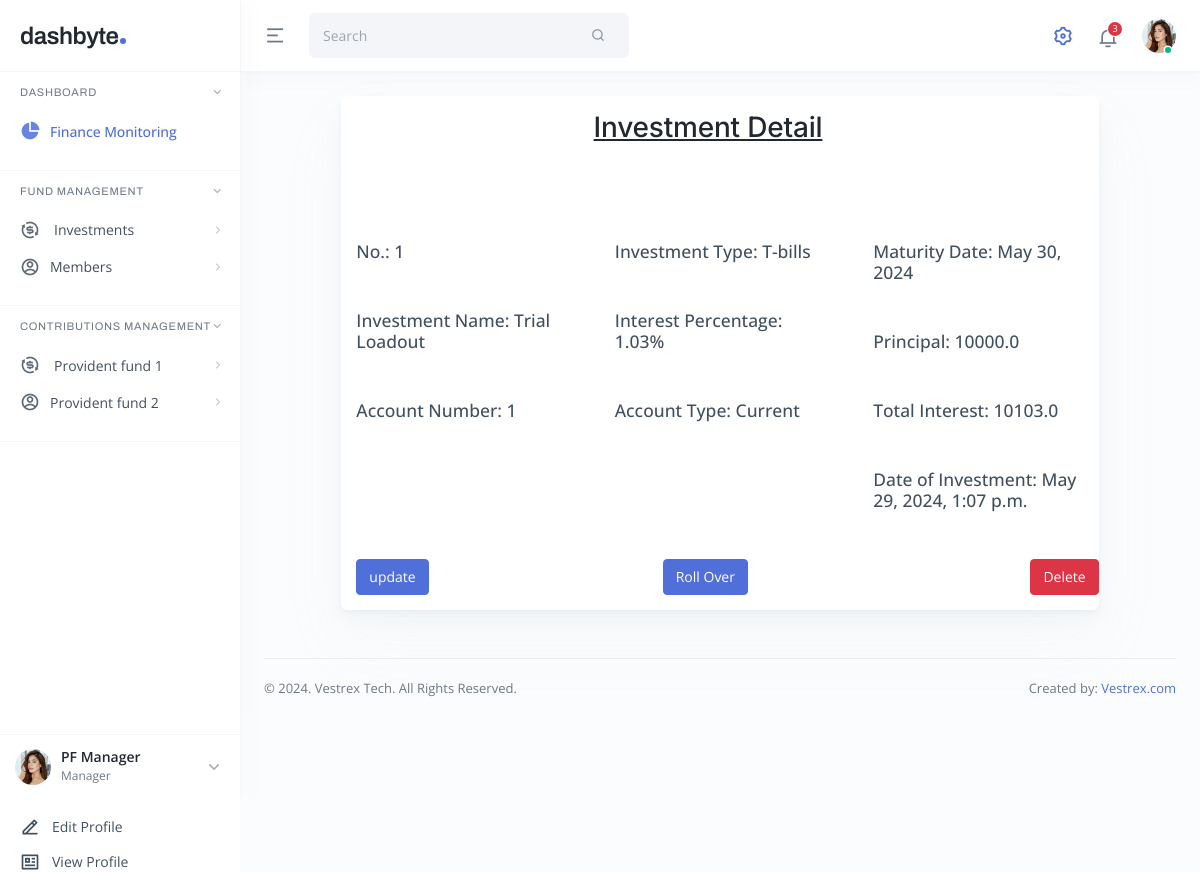
Screenshot of /fund/investmentDetail/1/ (signed in) with the database file from the repository.
### Fund/models.py (models this page shows, shortened)
class InvestmentDetail(models.Model):
    investment_type = models.CharField(max_length=50)
    account_type = models.CharField(max_length=50)
    account_name = models.CharField(max_length=50)
    account_number = models.IntegerField(unique=True)
    principal_amount = models.FloatField()
    interest_percentage = models.FloatField()
    rollover_interest_percentage = models.FloatField(null=True, blank=True, default=0.0)
    interest_amount = models.FloatField(blank=True, null=True)
    interest_start_date = models.DateField(null=False, blank=False)
    interest_end_date = models.DateField(null=False, blank=False)
    created_date = models.DateTimeField(auto_now_add=True)
    updated_date = models.DateTimeField(auto_now=True)
    CHOICES = [('ROLLOVER','Roll Over'),('END','End'),('NULL', 'null')]
    roll_over = models.CharField(choices=CHOICES, default='NULL', max_length=15)

### Fund/views.py (the view)
# urls.py: path('investmentDetail/<int:pk>/', views.InvestmentDetailView.as_view(), name='investment_detail'),
@method_decorator(login_required, name='dispatch')
class InvestmentDetailView(DetailView):
    model = InvestmentDetail
    template_name = 'dashboard/investment_details.html'
    context_object_name = 'investment_detail'

### Fund/templates/dashboard/investment_details.html
{% extends 'dashboard/base.html' %}
{% block content %}
<div class="main main-app p-4 p-lg-4">
    <div class="row g-3 justify-content-center">
        <div class="col-md-12 col-xl-10">
          <div class="card card-one">
            <div class="card-body">
                <div class="row g-5">
                    <div class="row card-value text-center">
                        <h2 class="mb-5 mt-5 text-decoration-underline">
                            Investment Detail
                        </h2>
                    </div>
                    <div class="col-md-4">
                        <p class="mb-5 h5">No.: {{ investment_detail.id }}</p>
                        <p class="mb-5 h5">Investment Name: {{ investment_detail.account_name }}</p>
                        <p class="mb-5 h5">Account Number: {{ investment_detail.account_number }}</p>
                    </div>
                    <div class="col-md-4">
                        <p class="mb-5 h5">Investment Type: {{ investment_detail.investment_type }}</p>
                        <p class="mb-5 h5">Interest Percentage: {{ investment_detail.interest_percentage }}%</p>
                        <p class="mb-5 h5">Account Type: {{ investment_detail.account_type }}</p>
                    </div>
                    <div class="col-md-4">
                        <p class="mb-5 h5">Maturity Date: {{ investment_detail.interest_end_date }}</p>
                        <p class="mb-5 h5">Principal: {{ investment_detail.principal_amount }}</p>
                        <p class="mb-5 h5">Total Interest: {{ investment_detail.interest_amount }}</p>
                        <p class="mb-5 h5">Date of Investment: {{ investment_detail.created_date }}</p>
                    </div>
                </div>
                <div class="row g-2 d-flex justify-content-between">
                    <div class="col-1">
                        <a class="btn btn-primary" href="{% url 'investment_update' investment_detail.pk %}">update</a>
                    </div>
                    <div class="col-2">
                        <a class="btn btn-primary" href="{% url 'rollover_percentage' investment_detail.pk %}">Roll Over</a>
                    </div>
                    <div class="col-1 justify-content-end">
                        <a class="btn btn-danger" href="{% url 'delete_investment' investment_detail.pk %}">Delete</a>
                    </div>
                </div>
            </div>
          </div>
    </div>
</div>
{% endblock %}

### rows the page displays
InvestmentDetail: id "1", account_name "Trial Loadout", account_number "1", investment_type "T-bills", interest_percentage "1.03", account_type "Current", interest_end_date "May 30, 2024", principal_amount "10000.0", interest_amount "10103.0", created_date "May 29, 2024, 1:07 p.m."
